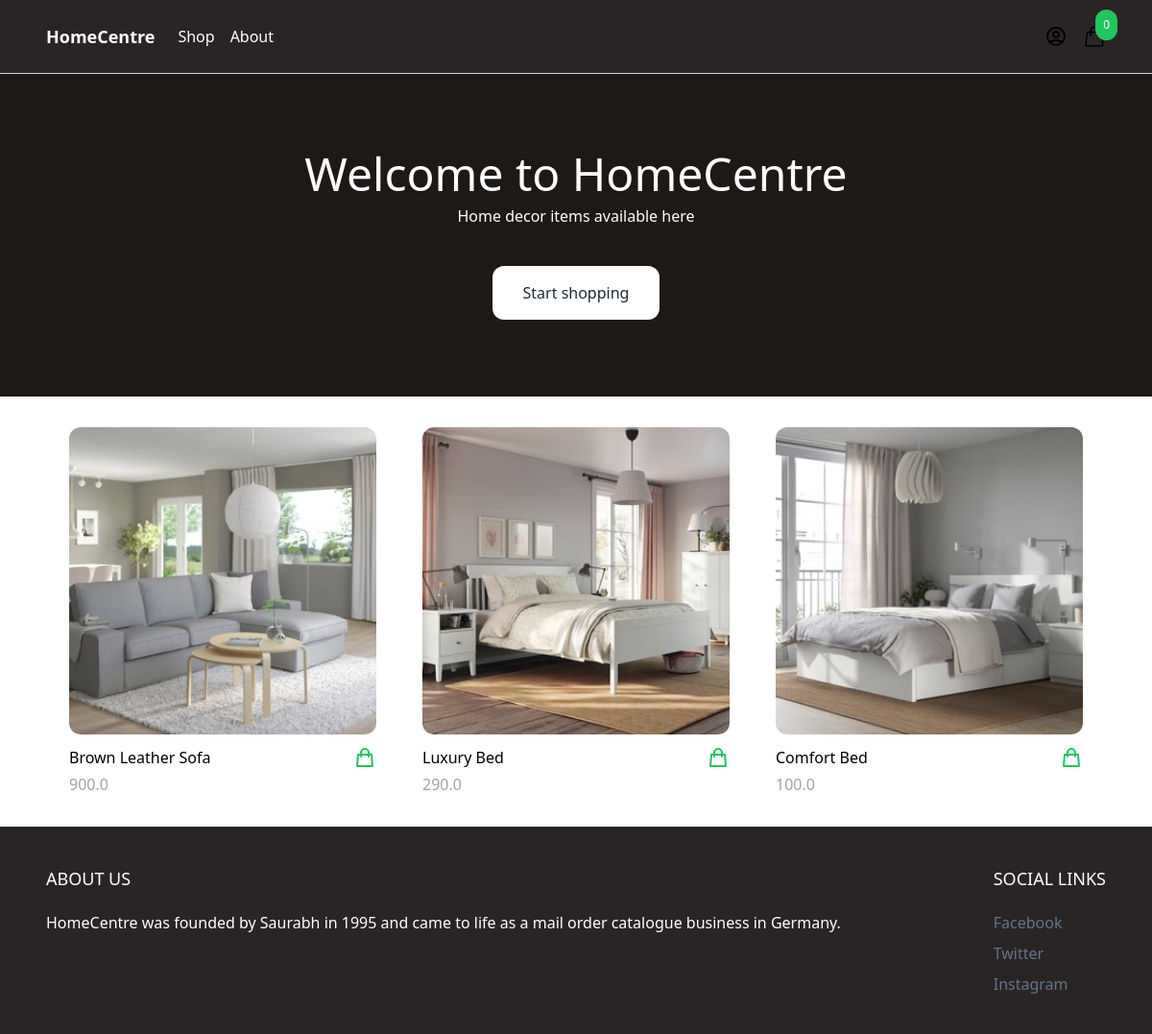
The page / on the database its author committed.
### product/models.py (models this page shows, shortened)
class Product(models.Model):
    category = models.ForeignKey(Category, related_name='products', on_delete=models.CASCADE)
    name = models.CharField(max_length=255)
    slug = models.SlugField()
    description = models.TextField(blank=True, null=True)
    price = models.IntegerField()
    created_at = models.DateTimeField(auto_now_add=True)
    image = models.ImageField(upload_to='uploads/', blank=True, null=True)
    thumbnail = models.ImageField(upload_to='uploads/', blank=True, null=True)
    class Meta:
        ordering = ('-created_at',)
    def get_display_price(self):
        return self.price / 100
    def get_thumbnail(self):
        if self.thumbnail:
            return self.thumbnail.url

### core/views.py (the view)
# urls.py: path('', frontpage, name='frontpage'),
def frontpage(request):
    products = Product.objects.all()[0:8]
    return render(request, 'core/frontpage.html', {'products': products})

### cart/cart.py (called while the page is built)
    def __len__(self):
        return sum(item['quantity'] for item in self.cart.values())

### cart/context_processors.py (called while the page is built)
def cart(request):
    return {'cart': Cart(request)}

### core/templates/core/frontpage.html (shortened to what this page needs)
{% extends 'core/base.html'%}
{% block content %}
<header class="px-6 py-10 lg:py-20 bg-stone-900">
    <div class="max-w-3xl mx-auto text-center">
        <p class="mb-2 text-3xl lg:text-5xl text-white">Welcome to HomeCentre</p>
        <p class="mb-10 text-white">Home decor items available here</p>
    <a href="{% url 'shop' %}" class="inline-block px-8 py-4 rounded-xl bg-white text-gray-800 hover:bg-gray-200">Start shopping</a>
    </div>
</header>
<div class="max-w-6xl mx-auto py-2 px-6 xl:px-0">
    <div class="products flex items-center flex-wrap">
        {% for product in products %}
        {% include 'product/partials/product_list_item.html' %}
        {% endfor %}
    </div>
</div>
{% endblock %}

### product/templates/product/partials/product_list_item.html
<div class="w-full md:w-1/3 xl:w-1/4 p-6">
    <a href="{% url 'product' product.slug %}">
        <img src="{{ product.get_thumbnail }}" class="w-full rounded-xl hover:shadow-lg">
    </a>
    <div class="pt-3 flex items-center justify-between">
        <a href="{% url 'product' product.slug %}">{{ product.name }}</a>
        <a
            href="#"
            hx-get="{% url 'add_to_cart' product.id %}"
            hx-target="#menu-cart-button"
            hx-swap="outerHTML"
            class="text-green-500 hover:text-green-800"
        >
            <svg xmlns="http://www.w3.org/2000/svg" class="h-6 w-6" fill="none" viewBox="0 0 24 24" stroke="currentColor">
                <path stroke-linecap="round" stroke-linejoin="round" stroke-width="2" d="M16 11V7a4 4 0 00-8 0v4M5 9h14l1 12H4L5 9z" />
            </svg>
        </a>
    </div>
    <p class="pt-1 text-gray-400">{{ product.get_display_price }}</p>
</div>

### rows shown on the page
Product: get_thumbnail (picture), name "Brown Leather Sofa", get_display_price "900.0"
Product: get_thumbnail (picture), name "Luxury Bed", get_display_price "290.0"
Product: get_thumbnail (picture), name "Comfort Bed", get_display_price "100.0"

### other values the page prints
{{ cart|length }} "0"
